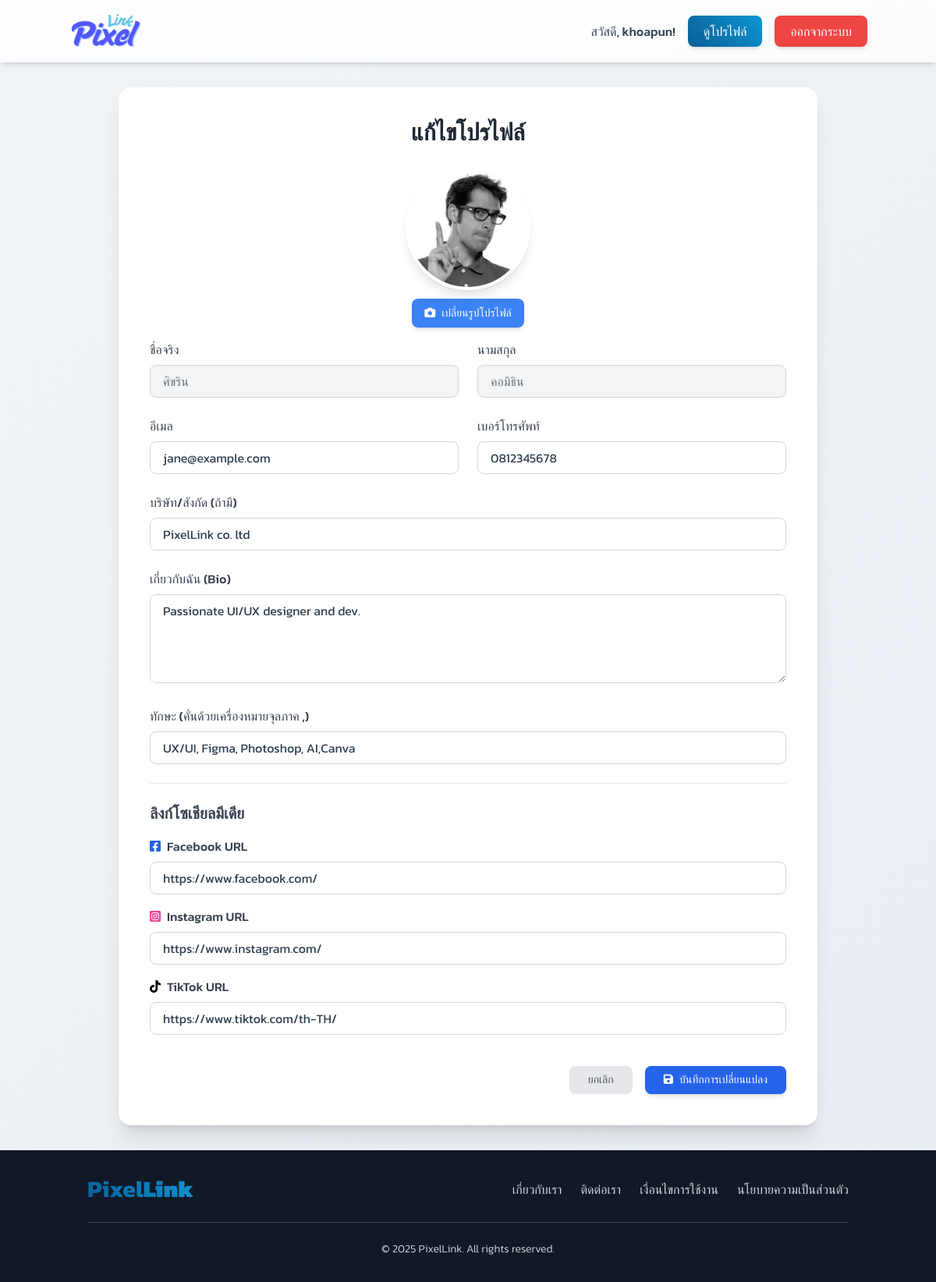
/designer/edit_profile.php (signed in), run on the app's committed database.
### tables this page shows
CREATE TABLE `profiles` (
  `profile_id` int(11) NOT NULL,
  `user_id` int(11) NOT NULL,
  `address` text DEFAULT NULL,
  `company_name` varchar(255) DEFAULT NULL,
  `bio` text DEFAULT NULL,
  `skills` text DEFAULT NULL,
  `profile_picture_url` varchar(255) DEFAULT NULL,
  `facebook_url` varchar(255) DEFAULT NULL,
  `instagram_url` varchar(255) DEFAULT NULL,
  `tiktok_url` varchar(255) DEFAULT NULL,
  `payment_qr_code_url` varchar(255) DEFAULT NULL,
  `bank_name` varchar(100) DEFAULT NULL,
  `account_number` varchar(50) DEFAULT NULL
);

CREATE TABLE `users` (
  `user_id` int(11) NOT NULL,
  `username` varchar(50) NOT NULL,
  `password` varchar(255) NOT NULL,
  `email` varchar(100) NOT NULL,
  `first_name` varchar(100) NOT NULL,
  `last_name` varchar(100) NOT NULL,
  `phone_number` varchar(20) NOT NULL,
  `user_type` enum('admin','designer','client') NOT NULL,
  `registration_date` timestamp NOT NULL DEFAULT current_timestamp(),
  `is_approved` tinyint(1) DEFAULT 0,
  `last_activity` datetime DEFAULT NULL,
  `is_active` tinyint(1) DEFAULT 1,
  `is_verified` tinyint(1) NOT NULL DEFAULT 0 COMMENT '0=Not Verified, 1=Verified',
  `last_login` timestamp NULL DEFAULT NULL
);

### designer/edit_profile.php (the view, shortened to what this page needs)
<?php
$user_id = $_SESSION['user_id'];
$servername = "localhost";
$username = "root";
$password = "";
$dbname = "pixellink";
$condb = new mysqli($servername, $username, $password, $dbname);
$loggedInUserName = $_SESSION['full_name'] ?? $_SESSION['username'] ?? 'Designer';
if (isset($_SESSION['user_id'])) {
    $loggedInUserName = $_SESSION['username'] ?? $_SESSION['full_name'] ?? '';
}
$condb->set_charset("utf8");
$sql_fetch = "SELECT u.first_name, u.last_name, u.email, u.phone_number, p.company_name, p.bio, p.skills, p.profile_picture_url, p.facebook_url, p.instagram_url, p.tiktok_url
              FROM users u
              LEFT JOIN profiles p ON u.user_id = p.user_id
              WHERE u.user_id = ?";
$stmt_fetch = $condb->prepare($sql_fetch);
$stmt_fetch->bind_param("i", $user_id);
$stmt_fetch->execute();
$profile = $stmt_fetch->get_result()->fetch_assoc();
?>
<!DOCTYPE html>
<html lang="th">
<head>
    <script src="https://cdn.tailwindcss.com"></script>
    <link rel="stylesheet" href="https://cdnjs.cloudflare.com/ajax/libs/font-awesome/6.1.1/css/all.min.css">
</head>
<body class="bg-slate-100">
    <nav class="bg-white/80 backdrop-blur-sm p-4 shadow-md sticky top-0 z-50">
        <div class="container mx-auto flex justify-between items-center">
            <a href="main.php">
                <img src="../dist/img/logo.png" alt="PixelLink Logo" class="h-12 transition-transform hover:scale-105">
            </a>
            <div class="space-x-2 sm:space-x-4 flex items-center flex-nowrap">
                <span class="font-medium text-slate-700 text-xs sm:text-base whitespace-nowrap">
                    สวัสดี, <?= htmlspecialchars($loggedInUserName) ?>!
                </span>
                <a href="view_profile.php?user_id=<?= $_SESSION['user_id']; ?>" class="btn-primary text-white text-xs sm:text-base px-3 sm:px-5 py-2 rounded-lg font-medium shadow-md whitespace-nowrap">ดูโปรไฟล์</a>
                <a href="../logout.php" class="btn-danger text-white text-xs sm:text-base px-3 sm:px-5 py-2 rounded-lg font-medium shadow-md whitespace-nowrap">ออกจากระบบ</a>
            </div>
        </div>
    </nav>
    <div class="container mx-auto px-4 py-8">
        <div class="max-w-4xl mx-auto bg-white rounded-2xl shadow-xl p-6 md:p-10">
            <h1 class="text-3xl font-bold text-gray-800 mb-6 text-center">แก้ไขโปรไฟล์</h1>
            <form action="edit_profile.php" method="POST" enctype="multipart/form-data" class="space-y-6">
                <div class="text-center">
                    <img id="profile_pic_preview" src="<?= !empty($profile['profile_picture_url']) ? '..' . htmlspecialchars($profile['profile_picture_url']) : '../dist/img/logo.png' ?>" alt="รูปโปรไฟล์" class="w-40 h-40 rounded-full object-cover shadow-lg border-4 border-white mx-auto mb-4">
                    <label for="profile_picture" class="cursor-pointer bg-blue-500 hover:bg-blue-600 text-white px-4 py-2 rounded-lg font-medium text-sm shadow-md transition-colors">
                        <i class="fas fa-camera mr-2"></i>เปลี่ยนรูปโปรไฟล์
                    </label>
                </div>
                <div class="grid grid-cols-1 md:grid-cols-2 gap-6">
                    <div>
                        <label for="first_name" class="block text-gray-700 font-medium mb-2">ชื่อจริง</label>
                        <input type="text" id="first_name" name="first_name" value="<?= htmlspecialchars($profile['first_name'] ?? '') ?>" class="w-full px-4 py-2 border border-gray-300 rounded-lg bg-gray-100 text-gray-500 cursor-not-allowed" readonly>
                    </div>
                    <div>
                        <label for="last_name" class="block text-gray-700 font-medium mb-2">นามสกุล</label>
                        <input type="text" id="last_name" name="last_name" value="<?= htmlspecialchars($profile['last_name'] ?? '') ?>" class="w-full px-4 py-2 border border-gray-300 rounded-lg bg-gray-100 text-gray-500 cursor-not-allowed" readonly>
                    </div>
                    <div>
                        <label for="email" class="block text-gray-700 font-medium mb-2">อีเมล</label>
                        <input type="email" id="email" name="email" value="<?= htmlspecialchars($profile['email'] ?? '') ?>" class="w-full px-4 py-2 border border-gray-300 rounded-lg focus:ring-blue-500 focus:border-blue-500">
                    </div>
                    <div>
                        <label for="phone_number" class="block text-gray-700 font-medium mb-2">เบอร์โทรศัพท์</label>
                        <input type="text" id="phone_number" name="phone_number" value="<?= htmlspecialchars($profile['phone_number'] ?? '') ?>" class="w-full px-4 py-2 border border-gray-300 rounded-lg focus:ring-blue-500 focus:border-blue-500">
                    </div>
                </div>
                <div>
                    <label for="company_name" class="block text-gray-700 font-medium mb-2">บริษัท/สังกัด (ถ้ามี)</label>
                    <input type="text" id="company_name" name="company_name" value="<?= htmlspecialchars($profile['company_name'] ?? '') ?>" class="w-full px-4 py-2 border border-gray-300 rounded-lg focus:ring-blue-500 focus:border-blue-500">
                </div>
                <div>
                    <label for="bio" class="block text-gray-700 font-medium mb-2">เกี่ยวกับฉัน (Bio)</label>
                    <textarea id="bio" name="bio" rows="4" class="w-full px-4 py-2 border border-gray-300 rounded-lg focus:ring-blue-500 focus:border-blue-500"><?= htmlspecialchars($profile['bio'] ?? '') ?></textarea>
                </div>
                <div>
                    <label for="skills" class="block text-gray-700 font-medium mb-2">ทักษะ (คั่นด้วยเครื่องหมายจุลภาค ,)</label>
                    <input type="text" id="skills" name="skills" value="<?= htmlspecialchars($profile['skills'] ?? '') ?>" class="w-full px-4 py-2 border border-gray-300 rounded-lg focus:ring-blue-500 focus:border-blue-500" placeholder="เช่น Photoshop, Illustrator, UI/UX Design">
                </div>
                <div class="border-t pt-6">
                    <h2 class="text-xl font-semibold text-gray-700 mb-4">ลิงก์โซเชียลมีเดีย</h2>
                    <div class="space-y-4">
                        <div>
                            <label for="facebook_url" class="block text-gray-700 font-medium mb-2"><i class="fab fa-facebook-square text-blue-600 mr-2"></i>Facebook URL</label>
                            <input type="url" id="facebook_url" name="facebook_url" value="<?= htmlspecialchars($profile['facebook_url'] ?? '') ?>" class="w-full px-4 py-2 border border-gray-300 rounded-lg focus:ring-blue-500 focus:border-blue-500" placeholder="https://www.facebook.com/yourprofile">
                        </div>
                        <div>
                            <label for="instagram_url" class="block text-gray-700 font-medium mb-2"><i class="fab fa-instagram-square text-pink-500 mr-2"></i>Instagram URL</label>
                            <input type="url" id="instagram_url" name="instagram_url" value="<?= htmlspecialchars($profile['instagram_url'] ?? '') ?>" class="w-full px-4 py-2 border border-gray-300 rounded-lg focus:ring-blue-500 focus:border-blue-500" placeholder="https://www.instagram.com/yourprofile">
                        </div>
                        <div>
                            <label for="tiktok_url" class="block text-gray-700 font-medium mb-2"><i class="fab fa-tiktok text-black mr-2"></i>TikTok URL</label>
                            <input type="url" id="tiktok_url" name="tiktok_url" value="<?= htmlspecialchars($profile['tiktok_url'] ?? '') ?>" class="w-full px-4 py-2 border border-gray-300 rounded-lg focus:ring-blue-500 focus:border-blue-500" placeholder="https://www.tiktok.com/@yourprofile">
                        </div>
                    </div>
                </div>
                <div class="flex items-center justify-end gap-4 pt-4">
                    <a href="view_profile.php?user_id=<?= $user_id ?>" class="text-gray-600 bg-gray-200 hover:bg-gray-300 px-6 py-2 rounded-lg font-medium text-sm transition-colors">ยกเลิก</a>
                    <button type="submit" class="text-white bg-blue-600 hover:bg-blue-700 px-6 py-2 rounded-lg font-medium text-sm shadow-md transition-colors">
                        <i class="fas fa-save mr-2"></i>บันทึกการเปลี่ยนแปลง
                    </button>
                </div>
            </form>
        </div>
    </div>
    <?php include '../includes/footer.php'; ?>
</body>
</html>

### designer/edit_profile.php (style rules this page uses)
* { font-family: 'Kanit', sans-serif; font-style: normal; font-weight: 400; }
body { background: linear-gradient(135deg, #f0f4f8 0%, #e8edf3 100%); color: #2c3e50; overflow-x: hidden; }
.btn-primary { background: linear-gradient(45deg, #0a5f97 0%, #0d96d2 100%); color: white; transition: all 0.3s ease; box-shadow: 0 4px 15px rgba(13, 150, 210, 0.3); }
.btn-danger { background-color: #ef4444; color: white; transition: all 0.3s ease; box-shadow: 0 4px 15px rgba(239, 68, 68, 0.3); }

### data on the page
profiles: profile_picture_url (picture), first_name "ศิขริน", last_name "คอมิธิน", email "jane@example.com", phone_number "0812345678", company_name "PixelLink co. ltd", bio "Passionate UI/UX designer and dev.", skills "UX/UI, Figma, Photoshop, AI,Canva", facebook_url "https://www.facebook.com/", instagram_url "https://www.instagram.com/", tiktok_url "https://www.tiktok.com/th-TH/"

### other printed values
$loggedInUserName "khoapun"
